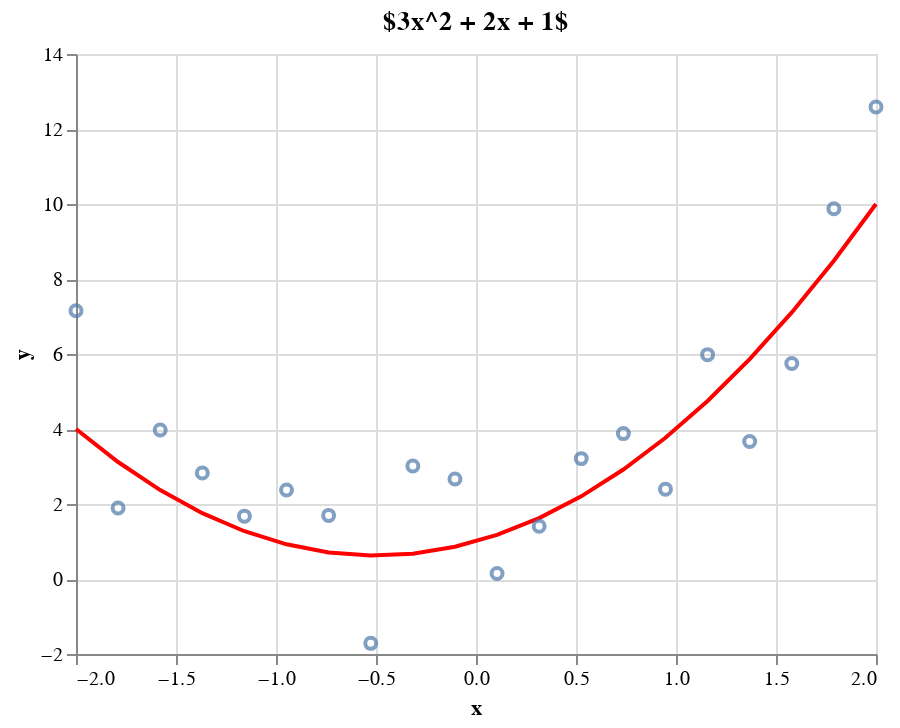

The notebook cell this image was saved under:
### Markdown cell above
Now if you're reading on quarto, I recognise that you won't be able to play with the plot I've written above so I've re-written a plot function command with Altair so that you can play around with it on the blog.

### Code cell
import pandas as pd
import altair as alt

def plot_altair(a=1.5,b=1.5,c=1.5, title="$3x^2 + 2x + 1$"):
    a, b, c = 1.5, 1.5, 1
    f = mk_quad(a,b,c)
    x = torch.linspace(-2,2,steps=20)
    y = add_noise(f(x),0.3,1.5)
    data = pd.DataFrame({"x":x.numpy(), "y":y.numpy()})
    scatter = alt.Chart(data).mark_point().encode(
        x='x:Q',
        y='y:Q'
    )

    f = mk_quad(a,b,c)

    selector_a =  alt.selection_single(name="selector_a", 
                                    fields=['a'],  
                                    bind=alt.binding_range(min=0, max=3, step=0.1, name='A'),
                                    init={'a': a,}) 
    selector_b = alt.selection_single(name="selector_b",
                                    fields=['b'], 
                                    bind=alt.binding_range(min=0, max=3, step=0.1, name='B'),
                                    init={'b': b})
    # selector_c = alt.selection_single(name="selector_c",
    #                                 fields=['c'], 
    #                                 bind=alt.binding_range(min=0, max=3, step=0.1, name='C'),
    #                                 init={'c': c})


    line = alt.Chart(pd.DataFrame({"x":x.numpy(),"y":1,"c":c})).mark_line(color="red").encode(
        x='x',
        y='y',
    ).transform_calculate(
        y="((selector_a.a*pow(datum.x,2) + selector_b.b*datum.x)) + datum.c").properties(title=title).add_selection(selector_b).add_selection(selector_a)

    return (line + scatter)

plot_altair()

### Figure 1 — Vega-Lite specification as saved in the notebook (floating-point values rounded to 4 significant figures)
{"config": {"view": {"continuousWidth": 400, "continuousHeight": 300}}, "layer": [{"data": {"name": "data-9ba740e81f0e38a6466420e14ecacb0a"}, "mark": {"type": "line", "color": "red"}, "encoding": {"x": {"field": "x", "type": "quantitative"}, "y": {"field": "y", "type": "quantitative"}}, "selection": {"selector_b": {"type": "single", "fields": ["b"], "bind": {"input": "range", "max": 3, "min": 0, "name": "B", "step": 0.1}, "init": {"b": 1.5}}, "selector_a": {"type": "single", "fields": ["a"], "bind": {"input": "range", "max": 3, "min": 0, "name": "A", "step": 0.1}, "init": {"a": 1.5}}}, "title": "$3x^2 + 2x + 1$", "transform": [{"calculate": "((selector_a.a*pow(datum.x,2) + selector_b.b*datum.x)) + datum.c", "as": "y"}]}, {"data": {"name": "data-bbf1e8f9dbd7b2551661e60c5f22e61a"}, "mark": "point", "encoding": {"x": {"field": "x", "type": "quantitative"}, "y": {"field": "y", "type": "quantitative"}}}], "$schema": "https://vega.github.io/schema/vega-lite/v4.17.0.json", "datasets": {"data-9ba740e81f0e38a6466420e14ecacb0a": [{"x": -2.0, "y": 1, "c": 1}, {"x": -1.789, "y": 1, "c": 1}, {"x": -1.579, "y": 1, "c": 1}, {"x": -1.368, "y": 1, "c": 1}, {"x": -1.158, "y": 1, "c": 1}, {"x": -0.9474, "y": 1, "c": 1}, {"x": -0.7368, "y": 1, "c": 1}, {"x": -0.5263, "y": 1, "c": 1}, {"x": -0.3158, "y": 1, "c": 1}, {"x": -0.1053, "y": 1, "c": 1}, {"x": 0.1053, "y": 1, "c": 1}, {"x": 0.3158, "y": 1, "c": 1}, {"x": 0.5263, "y": 1, "c": 1}, {"x": 0.7368, "y": 1, "c": 1}, {"x": 0.9474, "y": 1, "c": 1}, {"x": 1.158, "y": 1, "c": 1}, {"x": 1.368, "y": 1, "c": 1}, {"x": 1.579, "y": 1, "c": 1}, {"x": 1.789, "y": 1, "c": 1}, {"x": 2.0, "y": 1, "c": 1}], "data-bbf1e8f9dbd7b2551661e60c5f22e61a": [{"x": -2.0, "y": 7.153}, {"x": -1.789, "y": 1.894}, {"x": -1.579, "y": 3.972}, {"x": -1.368, "y": 2.827}, {"x": -1.158, "y": 1.676}, {"x": -0.9474, "y": 2.372}, {"x": -0.7368, "y": 1.696}, {"x": -0.5263, "y": -1.716}, {"x": -0.3158, "y": 3.015}, {"x": -0.1053, "y": 2.665}, {"x": 0.1053, "y": 0.1455}, {"x": 0.3158, "y": 1.404}, {"x": 0.5263, "y": 3.21}, {"x": 0.7368, "y": 3.878}, {"x": 0.9474, "y": 2.396}, {"x": 1.158, "y": 5.982}, {"x": 1.368, "y": 3.668}, {"x": 1.579, "y": 5.744}, {"x": 1.789, "y": 9.874}, {"x": 2.0, "y": 12.59}]}}
